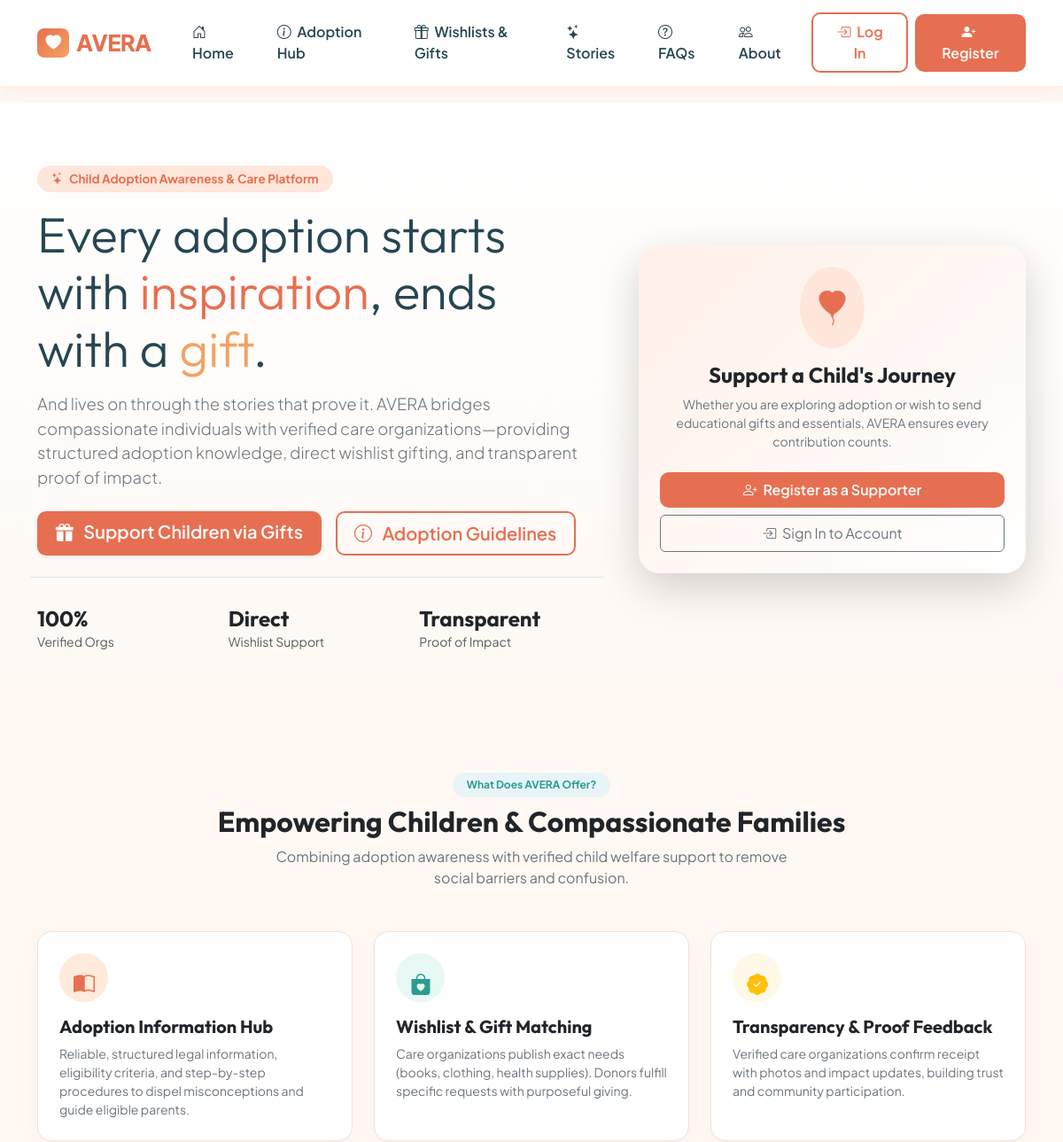
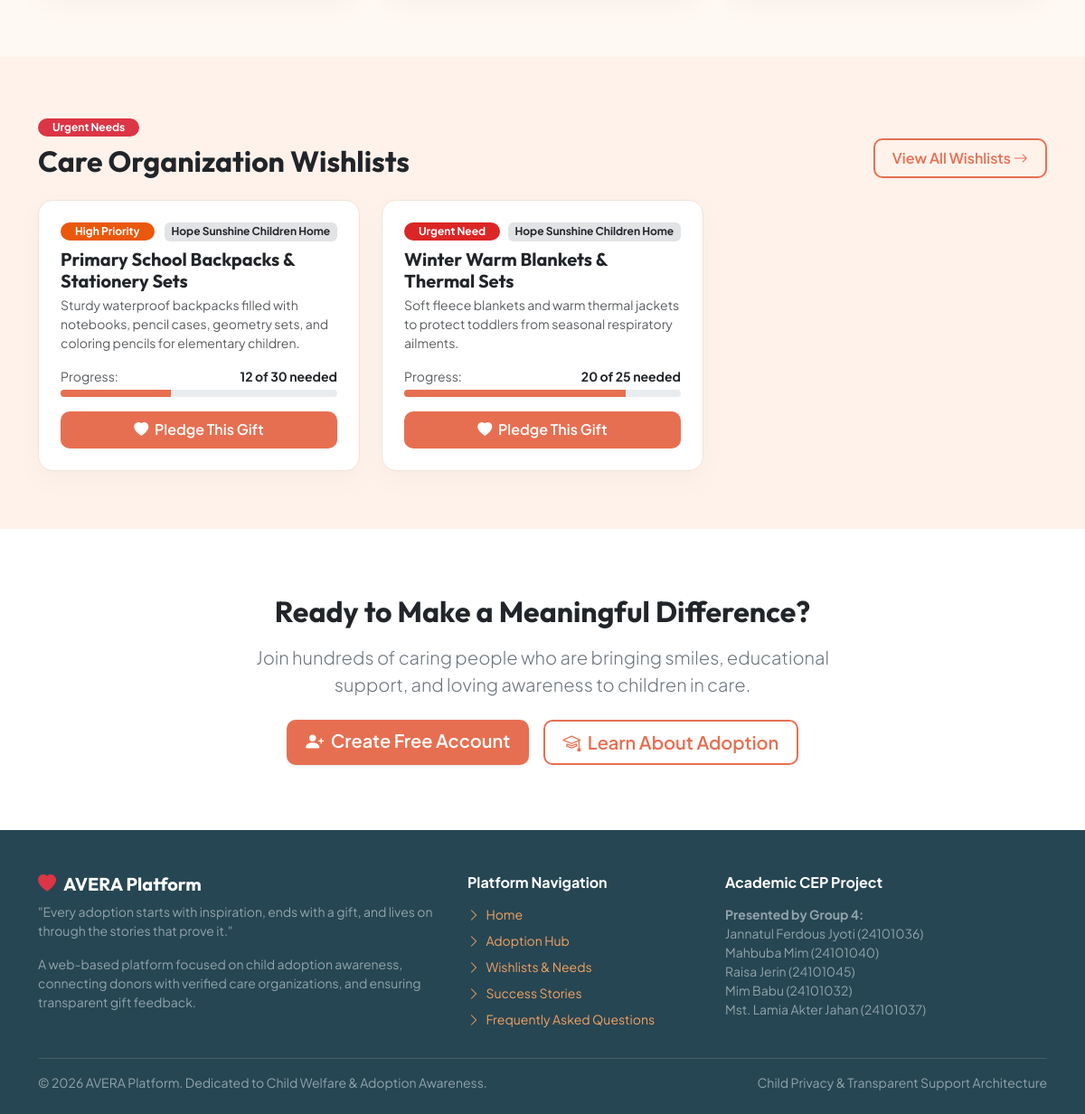
The page / on the database its author committed (2 pictures, top to bottom).
### core/models.py (models this page shows, shortened)
class Wishlist(models.Model):
    PRIORITY_CHOICES = (
        ('Low', 'Low'),
        ('Medium', 'Medium'),
        ('High', 'High Priority'),
        ('Urgent', 'Urgent Need'),
    )
    STATUS_CHOICES = (
        ('Open', 'Open'),
        ('Partially_Fulfilled', 'Partially Fulfilled'),
        ('Fulfilled', 'Fully Fulfilled'),
    )
    organization = models.ForeignKey(
        CareOrganization,
        on_delete=models.CASCADE,
        related_name="wishlists",
        verbose_name="Care Organization"
    )
    title = models.CharField(max_length=200, verbose_name="Campaign / Wish Title")
    item_name = models.CharField(max_length=150, verbose_name="Item Name")
    description = models.TextField(verbose_name="Description & Purpose")
    quantity_needed = models.PositiveIntegerField(default=1, verbose_name="Quantity Needed")
    quantity_received = models.PositiveIntegerField(default=0, verbose_name="Quantity Received")
    priority = models.CharField(max_length=15, choices=PRIORITY_CHOICES, default='Medium')
    status = models.CharField(max_length=25, choices=STATUS_CHOICES, default='Open')
    created_at = models.DateTimeField(auto_now_add=True)
    @property
    def progress_percentage(self):
        if self.quantity_needed == 0:
            return 100
        return min(100, int((self.quantity_received / self.quantity_needed) * 100))
    class Meta:
        verbose_name = "Wishlist Item"
        verbose_name_plural = "Wishlist Items"

class CareOrganization(models.Model):
    VERIFICATION_STATUS = (
        ('Pending', 'Pending Verification'),
        ('Verified', 'Verified Organization'),
        ('Rejected', 'Rejected'),
    )
    name = models.CharField(max_length=200, verbose_name="Organization Name")
    address = models.TextField(verbose_name="Address")
    phone = models.CharField(max_length=30, verbose_name="Phone")
    email = models.EmailField(verbose_name="Email")
    description = models.TextField(verbose_name="Description")
    verification_status = models.CharField(
        max_length=20,
        choices=VERIFICATION_STATUS,
        default='Verified',
        verbose_name="Verification Status"
    )
    website = models.URLField(blank=True, null=True, verbose_name="Website")
    created_at = models.DateTimeField(auto_now_add=True)
    class Meta:
        verbose_name = "Care Organization"
        verbose_name_plural = "Care Organizations"

### core/views.py (the view)
# urls.py: path('', views.home, name='home'),
def home(request):
    featured_orgs = CareOrganization.objects.filter(verification_status='Verified')[:4]
    active_wishlists = Wishlist.objects.exclude(status='Fulfilled')[:6]
    stories = SuccessStory.objects.all().order_by('-publication_date')[:3]
    faqs = FAQ.objects.all()[:4]
    children_sample = Child.objects.all()[:4]
    context = {
        'featured_orgs': featured_orgs,
        'active_wishlists': active_wishlists,
        'stories': stories,
        'faqs': faqs,
        'children_sample': children_sample,
    }
    return render(request, 'core/home.html', context)

### templates/core/home.html (shortened to what this page needs)
{% extends 'base.html' %}
{% block content %}
<section class="py-5" style="background: linear-gradient(180deg, #FFFFFF 0%, #FFF8F3 100%);">
    <div class="container py-4">
        <div class="row align-items-center g-5">
            <div class="col-lg-7">
                <span class="badge px-3 py-2 rounded-pill mb-3 fw-bold" style="background-color: #FFE6DA; color: #E76F51; font-size: 0.85rem;">
                    <i class="bi bi-stars me-1"></i> Child Adoption Awareness & Care Platform
                </span>
                <h1 class="display-4 fw-extrabold mb-3" style="color: #264653; line-height: 1.15;">
                    Every adoption starts with <span style="color: #E76F51;">inspiration</span>, ends with a <span style="color: #F4A261;">gift</span>.
                </h1>
                <p class="lead text-secondary mb-4" style="font-size: 1.15rem;">
                    And lives on through the stories that prove it. AVERA bridges compassionate individuals with verified care organizations—providing structured adoption knowledge, direct wishlist gifting, and transparent proof of impact.
                </p>
                <div class="d-flex flex-wrap gap-3">
                    <a href="{% url 'wishlists' %}" class="btn btn-avera-primary btn-lg shadow-sm">
                        <i class="bi bi-gift-fill me-2"></i> Support Children via Gifts
                    </a>
                    <a href="{% url 'adoption_info' %}" class="btn btn-avera-outline btn-lg">
                        <i class="bi bi-info-circle me-2"></i> Adoption Guidelines
                    </a>
                </div>
                <div class="row g-3 mt-4 pt-3 border-top">
                    <div class="col-4">
                        <h4 class="fw-bold mb-0 text-dark">100%</h4>
                        <small class="text-muted">Verified Orgs</small>
                    </div>
                    <div class="col-4">
                        <h4 class="fw-bold mb-0 text-dark">Direct</h4>
                        <small class="text-muted">Wishlist Support</small>
                    </div>
                    <div class="col-4">
                        <h4 class="fw-bold mb-0 text-dark">Transparent</h4>
                        <small class="text-muted">Proof of Impact</small>
                    </div>
                </div>
            </div>
            <div class="col-lg-5">
                <div class="card card-avera border-0 p-4 shadow-lg text-center position-relative" style="background: linear-gradient(135deg, #FFF0E8 0%, #FFFFFF 100%); border-radius: 24px;">
                    <div class="p-3 mb-3 d-inline-block rounded-circle mx-auto" style="background-color: #FFE6DA; color: #E76F51;">
                        <i class="bi bi-balloon-heart-fill fs-1"></i>
                    </div>
                    <h4 class="fw-bold text-dark mb-2">Support a Child's Journey</h4>
                    <p class="small text-secondary mb-4">
                        Whether you are exploring adoption or wish to send educational gifts and essentials, AVERA ensures every contribution counts.
                    </p>
                    {% if not user.is_authenticated %}
                        <div class="d-grid gap-2">
                            <a href="{% url 'user_register' %}" class="btn btn-avera-primary py-2 fw-semibold">
                                <i class="bi bi-person-plus me-1"></i> Register as a Supporter
                            </a>
                            <a href="{% url 'user_login' %}" class="btn btn-outline-secondary py-2">
                                <i class="bi bi-box-arrow-in-right me-1"></i> Sign In to Account
                            </a>
                        </div>
                    {% else %}
                        <a href="{% url 'user_dashboard' %}" class="btn btn-avera-primary py-2 fw-semibold">
                            <i class="bi bi-speedometer2 me-1"></i> View Your Supporter Dashboard
                        </a>
                    {% endif %}
                </div>
            </div>
        </div>
    </div>
</section>
<section class="py-5">
    <div class="container py-3">
        <div class="text-center mb-5">
            <span class="badge px-3 py-2 rounded-pill fw-bold" style="background-color: #E8F4F8; color: #2A9D8F;">What Does AVERA Offer?</span>
            <h2 class="fw-bold mt-2 text-dark">Empowering Children & Compassionate Families</h2>
            <p class="text-secondary mx-auto" style="max-width: 620px;">
                Combining adoption awareness with verified child welfare support to remove social barriers and confusion.
            </p>
        </div>
        <div class="row g-4">
            <div class="col-md-4">
                <div class="card card-avera p-4 h-100">
                    <div class="p-3 rounded-circle d-inline-block mb-3" style="background-color: #FFEADB; color: #E76F51; width: 55px; height: 55px; display: flex; align-items: center; justify-content: center;">
                        <i class="bi bi-book-half fs-4"></i>
                    </div>
                    <h5 class="fw-bold text-dark mb-2">Adoption Information Hub</h5>
                    <p class="text-secondary small mb-0">
                        Reliable, structured legal information, eligibility criteria, and step-by-step procedures to dispel misconceptions and guide eligible parents.
                    </p>
                </div>
            </div>
            <div class="col-md-4">
                <div class="card card-avera p-4 h-100">
                    <div class="p-3 rounded-circle d-inline-block mb-3" style="background-color: #E8F8F5; color: #2A9D8F; width: 55px; height: 55px; display: flex; align-items: center; justify-content: center;">
                        <i class="bi bi-bag-heart-fill fs-4"></i>
                    </div>
                    <h5 class="fw-bold text-dark mb-2">Wishlist & Gift Matching</h5>
                    <p class="text-secondary small mb-0">
                        Care organizations publish exact needs (books, clothing, health supplies). Donors fulfill specific requests with purposeful giving.
                    </p>
                </div>
            </div>
            <div class="col-md-4">
                <div class="card card-avera p-4 h-100">
                    <div class="p-3 rounded-circle d-inline-block mb-3" style="background-color: #FEF9E7; color: #E9C46A; width: 55px; height: 55px; display: flex; align-items: center; justify-content: center;">
                        <i class="bi bi-patch-check-fill fs-4 text-warning"></i>
                    </div>
                    <h5 class="fw-bold text-dark mb-2">Transparency & Proof Feedback</h5>
                    <p class="text-secondary small mb-0">
                        Verified care organizations confirm receipt with photos and impact updates, building trust and community participation.
                    </p>
                </div>
            </div>
        </div>
    </div>
</section>
<section class="py-5" style="background-color: #FFF2EB;">
    <div class="container py-3">
        <div class="d-flex justify-content-between align-items-end mb-4">
            <div>
                <span class="badge px-3 py-1 rounded-pill fw-bold bg-danger text-white mb-2">Urgent Needs</span>
                <h2 class="fw-bold text-dark mb-0">Care Organization Wishlists</h2>
            </div>
            <a href="{% url 'wishlists' %}" class="btn btn-avera-outline">View All Wishlists <i class="bi bi-arrow-right"></i></a>
        </div>
        <div class="row g-4">
            {% for item in active_wishlists %}
                <div class="col-lg-4 col-md-6">
                    <div class="card card-avera p-4 h-100 d-flex flex-column">
                        <div class="d-flex justify-content-between align-items-start mb-2">
                            <span class="badge badge-priority-{{ item.priority }} rounded-pill px-3 py-1">{{ item.get_priority_display }}</span>
                            <span class="badge bg-secondary-subtle text-dark">{{ item.organization.name }}</span>
                        </div>
                        <h5 class="fw-bold text-dark mb-1">{{ item.item_name }}</h5>
                        <p class="text-muted small mb-3 flex-grow-1">{{ item.description|truncatewords:20 }}</p>
                        <div class="mb-3">
                            <div class="d-flex justify-content-between small text-muted mb-1">
                                <span>Progress:</span>
                                <span class="fw-bold text-dark">{{ item.quantity_received }} of {{ item.quantity_needed }} needed</span>
                            </div>
                            <div class="progress" style="height: 8px;">
                                <div class="progress-bar" role="progressbar" style="width: {{ item.progress_percentage }}%; background-color: #E76F51;" aria-valuenow="{{ item.progress_percentage }}" aria-valuemin="0" aria-valuemax="100"></div>
                            </div>
                        </div>
                        <a href="{% url 'pledge_gift_item' item.id %}" class="btn btn-avera-primary w-100 fw-semibold">
                            <i class="bi bi-heart-fill me-1"></i> Pledge This Gift
                        </a>
                    </div>
                </div>
            {% empty %}
                <div class="col-12 text-center py-4">
                    <div class="text-muted">No wishlist items posted yet. Check back soon!</div>
                </div>
            {% endfor %}
        </div>
    </div>
</section>
<section class="py-5 bg-white">
    <div class="container py-4 text-center">
        <h2 class="fw-bold text-dark mb-3">Ready to Make a Meaningful Difference?</h2>
        <p class="lead text-secondary mx-auto mb-4" style="max-width: 650px;">
            Join hundreds of caring people who are bringing smiles, educational support, and loving awareness to children in care.
        </p>
        <div class="d-flex justify-content-center gap-3">
            <a href="{% url 'user_register' %}" class="btn btn-avera-primary btn-lg shadow-sm">
                <i class="bi bi-person-plus-fill me-1"></i> Create Free Account
            </a>
            <a href="{% url 'adoption_info' %}" class="btn btn-avera-outline btn-lg">
                <i class="bi bi-mortarboard me-1"></i> Learn About Adoption
            </a>
        </div>
    </div>
</section>
{% endblock %}

### templates/base.html (style rules this page uses)
:root { --brand-primary: #E76F51; --brand-primary-hover: #D65A3D; --brand-secondary: #F4A261; --brand-sand: #E9C46A; --brand-teal: #2A9D8F; --brand-dark: #264653; --brand-light: #FFF8F3; --brand-card-bg: #FFFFFF; --brand-border: #F2E3D5; }
body { font-family: 'Plus Jakarta Sans', sans-serif; background-color: var(--brand-light); color: #333333; min-height: 100vh; display: flex; flex-direction: column; }
h1, h2, h3, h4, h5, .brand-font { font-family: 'Outfit', sans-serif; }
.btn-avera-primary { background-color: var(--brand-primary); color: white !important; font-weight: 600; border-radius: 10px; padding: 0.55rem 1.3rem; border: none; transition: all 0.2s ease; }
.btn-avera-outline { border: 2px solid var(--brand-primary); color: var(--brand-primary) !important; font-weight: 600; border-radius: 10px; padding: 0.5rem 1.2rem; background: transparent; transition: all 0.2s ease; }
.card-avera { background: #FFFFFF; border-radius: 16px; border: 1px solid var(--brand-border); box-shadow: 0 10px 30px rgba(0, 0, 0, 0.03); transition: transform 0.2s ease, box-shadow 0.2s ease; }
.badge-priority-Urgent { background-color: #DC2626; color: white; }
.badge-priority-High { background-color: #EA580C; color: white; }

### rows shown on the page
Wishlist: priority "High Priority", organization.name "Hope Sunshine Children Home", item_name "Primary School Backpacks & Stationery Sets", description "Sturdy waterproof backpacks filled with notebooks, pencil cases, geometry sets, and coloring pencils for elementary children.", quantity_received "12", quantity_needed "30"
Wishlist: priority "Urgent Need", organization.name "Hope Sunshine Children Home", item_name "Winter Warm Blankets & Thermal Sets", description "Soft fleece blankets and warm thermal jackets to protect toddlers from seasonal respiratory ailments.", quantity_received "20", quantity_needed "25"
